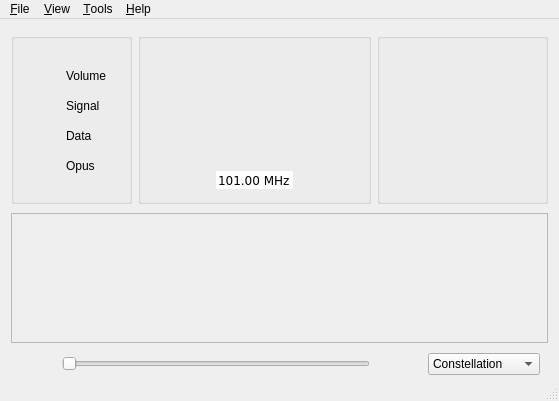
<?xml version="1.0" encoding="UTF-8"?>
<ui version="4.0">
 <class>MainWindow</class>
 <widget class="QMainWindow" name="MainWindow">
  <property name="geometry">
   <rect>
    <x>0</x>
    <y>0</y>
    <width>559</width>
    <height>401</height>
   </rect>
  </property>
  <property name="minimumSize">
   <size>
    <width>0</width>
    <height>0</height>
   </size>
  </property>
  <property name="windowTitle">
   <string>JDSCA</string>
  </property>
  <property name="windowIcon">
   <iconset resource="jdsca.qrc">
    <normaloff>:/images/radio.ico</normaloff>:/images/radio.ico</iconset>
  </property>
  <widget class="QWidget" name="centralWidget">
   <layout class="QVBoxLayout" name="verticalLayout_2">
    <property name="bottomMargin">
     <number>0</number>
    </property>
    <item>
     <widget class="QStackedWidget" name="stackedWidget">
      <property name="minimumSize">
       <size>
        <width>0</width>
        <height>0</height>
       </size>
      </property>
      <property name="currentIndex">
       <number>0</number>
      </property>
      <widget class="QWidget" name="main_page">
       <layout class="QHBoxLayout" name="horizontalLayout_3" stretch="1,0,1">
        <property name="sizeConstraint">
         <enum>QLayout::SetMinimumSize</enum>
        </property>
        <property name="leftMargin">
         <number>0</number>
        </property>
        <property name="topMargin">
         <number>0</number>
        </property>
        <property name="rightMargin">
         <number>0</number>
        </property>
        <property name="bottomMargin">
         <number>0</number>
        </property>
        <item>
         <widget class="QGroupBox" name="groupBox">
          <property name="sizePolicy">
           <sizepolicy hsizetype="Fixed" vsizetype="Fixed">
            <horstretch>0</horstretch>
            <verstretch>0</verstretch>
           </sizepolicy>
          </property>
          <property name="minimumSize">
           <size>
            <width>121</width>
            <height>171</height>
           </size>
          </property>
          <property name="title">
           <string/>
          </property>
          <widget class="QLabel" name="label_8">
           <property name="geometry">
            <rect>
             <x>55</x>
             <y>120</y>
             <width>61</width>
             <height>25</height>
            </rect>
           </property>
           <property name="minimumSize">
            <size>
             <width>0</width>
             <height>25</height>
            </size>
           </property>
           <property name="maximumSize">
            <size>
             <width>16777215</width>
             <height>25</height>
            </size>
           </property>
           <property name="text">
            <string>Opus</string>
           </property>
          </widget>
          <widget class="QLabel" name="label_7">
           <property name="geometry">
            <rect>
             <x>55</x>
             <y>90</y>
             <width>61</width>
             <height>25</height>
            </rect>
           </property>
           <property name="minimumSize">
            <size>
             <width>0</width>
             <height>25</height>
            </size>
           </property>
           <property name="maximumSize">
            <size>
             <width>16777215</width>
             <height>25</height>
            </size>
           </property>
           <property name="text">
            <string>Data</string>
           </property>
          </widget>
          <widget class="QLabel" name="label_2">
           <property name="geometry">
            <rect>
             <x>55</x>
             <y>30</y>
             <width>61</width>
             <height>25</height>
            </rect>
           </property>
           <property name="minimumSize">
            <size>
             <width>0</width>
             <height>25</height>
            </size>
           </property>
           <property name="maximumSize">
            <size>
             <width>16777215</width>
             <height>25</height>
            </size>
           </property>
           <property name="text">
            <string>Volume</string>
           </property>
          </widget>
          <widget class="QLed" name="ledopus">
           <property name="geometry">
            <rect>
             <x>23</x>
             <y>120</y>
             <width>25</width>
             <height>25</height>
            </rect>
           </property>
           <property name="minimumSize">
            <size>
             <width>25</width>
             <height>25</height>
            </size>
           </property>
           <property name="maximumSize">
            <size>
             <width>25</width>
             <height>25</height>
            </size>
           </property>
           <property name="text">
            <string/>
           </property>
           <property name="pixmap">
            <pixmap resource="jdsca.qrc">:/images/off_led.svg</pixmap>
           </property>
           <property name="scaledContents">
            <bool>true</bool>
           </property>
          </widget>
          <widget class="QLed" name="leddata">
           <property name="geometry">
            <rect>
             <x>23</x>
             <y>90</y>
             <width>25</width>
             <height>25</height>
            </rect>
           </property>
           <property name="minimumSize">
            <size>
             <width>25</width>
             <height>25</height>
            </size>
           </property>
           <property name="maximumSize">
            <size>
             <width>25</width>
             <height>25</height>
            </size>
           </property>
           <property name="text">
            <string/>
           </property>
           <property name="pixmap">
            <pixmap resource="jdsca.qrc">:/images/off_led.svg</pixmap>
           </property>
           <property name="scaledContents">
            <bool>true</bool>
           </property>
          </widget>
          <widget class="QLed" name="ledsignal">
           <property name="geometry">
            <rect>
             <x>23</x>
             <y>60</y>
             <width>25</width>
             <height>25</height>
            </rect>
           </property>
           <property name="minimumSize">
            <size>
             <width>25</width>
             <height>25</height>
            </size>
           </property>
           <property name="maximumSize">
            <size>
             <width>25</width>
             <height>25</height>
            </size>
           </property>
           <property name="text">
            <string/>
           </property>
           <property name="pixmap">
            <pixmap resource="jdsca.qrc">:/images/off_led.svg</pixmap>
           </property>
           <property name="scaledContents">
            <bool>true</bool>
           </property>
          </widget>
          <widget class="QLed" name="ledvolume">
           <property name="geometry">
            <rect>
             <x>23</x>
             <y>30</y>
             <width>25</width>
             <height>25</height>
            </rect>
           </property>
           <property name="minimumSize">
            <size>
             <width>25</width>
             <height>25</height>
            </size>
           </property>
           <property name="maximumSize">
            <size>
             <width>25</width>
             <height>25</height>
            </size>
           </property>
           <property name="text">
            <string/>
           </property>
           <property name="pixmap">
            <pixmap resource="jdsca.qrc">:/images/off_led.svg</pixmap>
           </property>
           <property name="scaledContents">
            <bool>true</bool>
           </property>
          </widget>
          <widget class="QLabel" name="label_3">
           <property name="geometry">
            <rect>
             <x>55</x>
             <y>60</y>
             <width>61</width>
             <height>25</height>
            </rect>
           </property>
           <property name="minimumSize">
            <size>
             <width>0</width>
             <height>25</height>
            </size>
           </property>
           <property name="maximumSize">
            <size>
             <width>16777215</width>
             <height>25</height>
            </size>
           </property>
           <property name="text">
            <string>Signal</string>
           </property>
          </widget>
         </widget>
        </item>
        <item>
         <widget class="QGroupBox" name="groupBox_3">
          <property name="sizePolicy">
           <sizepolicy hsizetype="Expanding" vsizetype="Fixed">
            <horstretch>0</horstretch>
            <verstretch>0</verstretch>
           </sizepolicy>
          </property>
          <property name="minimumSize">
           <size>
            <width>231</width>
            <height>171</height>
           </size>
          </property>
          <property name="title">
           <string/>
          </property>
          <layout class="QVBoxLayout" name="verticalLayout" stretch="10,0">
           <item>
            <widget class="QLabel" name="label_rds">
             <property name="font">
              <font>
               <family>Verdana</family>
               <weight>50</weight>
               <bold>false</bold>
              </font>
             </property>
             <property name="text">
              <string>&lt;html&gt;&lt;head/&gt;&lt;body&gt;&lt;p&gt;&lt;span style=&quot; font-size:12pt;&quot;&gt;&lt;br/&gt;&lt;/span&gt;&lt;/p&gt;&lt;/body&gt;&lt;/html&gt;</string>
             </property>
             <property name="textFormat">
              <enum>Qt::RichText</enum>
             </property>
             <property name="scaledContents">
              <bool>true</bool>
             </property>
             <property name="alignment">
              <set>Qt::AlignCenter</set>
             </property>
             <property name="wordWrap">
              <bool>true</bool>
             </property>
            </widget>
           </item>
           <item>
            <layout class="QHBoxLayout" name="horizontalLayout_4" stretch="0,0,0">
             <item>
              <spacer name="horizontalSpacer_5">
               <property name="orientation">
                <enum>Qt::Horizontal</enum>
               </property>
               <property name="sizeHint" stdset="0">
                <size>
                 <width>40</width>
                 <height>20</height>
                </size>
               </property>
              </spacer>
             </item>
             <item>
              <widget class="QDoubleSpinBox" name="doubleSpinBox_rtl_freq">
               <property name="font">
                <font>
                 <family>Verdana</family>
                 <weight>50</weight>
                 <bold>false</bold>
                </font>
               </property>
               <property name="frame">
                <bool>false</bool>
               </property>
               <property name="alignment">
                <set>Qt::AlignCenter</set>
               </property>
               <property name="buttonSymbols">
                <enum>QAbstractSpinBox::NoButtons</enum>
               </property>
               <property name="suffix">
                <string> MHz</string>
               </property>
               <property name="minimum">
                <double>87.000000000000000</double>
               </property>
               <property name="maximum">
                <double>108.000000000000000</double>
               </property>
               <property name="singleStep">
                <double>0.010000000000000</double>
               </property>
               <property name="value">
                <double>101.000000000000000</double>
               </property>
              </widget>
             </item>
             <item>
              <spacer name="horizontalSpacer_6">
               <property name="orientation">
                <enum>Qt::Horizontal</enum>
               </property>
               <property name="sizeHint" stdset="0">
                <size>
                 <width>40</width>
                 <height>20</height>
                </size>
               </property>
              </spacer>
             </item>
            </layout>
           </item>
          </layout>
         </widget>
        </item>
        <item>
         <widget class="QGroupBox" name="groupBox_scatterplot">
          <property name="sizePolicy">
           <sizepolicy hsizetype="Fixed" vsizetype="Fixed">
            <horstretch>0</horstretch>
            <verstretch>0</verstretch>
           </sizepolicy>
          </property>
          <property name="minimumSize">
           <size>
            <width>171</width>
            <height>171</height>
           </size>
          </property>
          <property name="title">
           <string/>
          </property>
          <widget class="QScatterPlot" name="scatterplot" native="true">
           <property name="geometry">
            <rect>
             <x>10</x>
             <y>10</y>
             <width>150</width>
             <height>150</height>
            </rect>
           </property>
           <property name="minimumSize">
            <size>
             <width>150</width>
             <height>150</height>
            </size>
           </property>
           <property name="maximumSize">
            <size>
             <width>150</width>
             <height>150</height>
            </size>
           </property>
          </widget>
         </widget>
        </item>
       </layout>
      </widget>
      <widget class="QWidget" name="test_page">
       <widget class="Console" name="console" native="true">
        <property name="geometry">
         <rect>
          <x>10</x>
          <y>10</y>
          <width>421</width>
          <height>121</height>
         </rect>
        </property>
       </widget>
      </widget>
     </widget>
    </item>
    <item>
     <widget class="QFrame" name="frame_spectrum">
      <property name="minimumSize">
       <size>
        <width>0</width>
        <height>130</height>
       </size>
      </property>
      <property name="frameShape">
       <enum>QFrame::StyledPanel</enum>
      </property>
      <property name="frameShadow">
       <enum>QFrame::Plain</enum>
      </property>
      <layout class="QHBoxLayout" name="horizontalLayout">
       <property name="leftMargin">
        <number>0</number>
       </property>
       <property name="topMargin">
        <number>0</number>
       </property>
       <property name="rightMargin">
        <number>0</number>
       </property>
       <property name="bottomMargin">
        <number>0</number>
       </property>
       <item>
        <widget class="QSpectrumDisplay" name="spectrumdisplay" native="true">
         <property name="minimumSize">
          <size>
           <width>130</width>
           <height>0</height>
          </size>
         </property>
         <property name="maximumSize">
          <size>
           <width>16777215</width>
           <height>100000</height>
          </size>
         </property>
        </widget>
       </item>
      </layout>
     </widget>
    </item>
    <item>
     <widget class="QWidget" name="widget_bar" native="true">
      <property name="minimumSize">
       <size>
        <width>400</width>
        <height>30</height>
       </size>
      </property>
      <property name="maximumSize">
       <size>
        <width>16777215</width>
        <height>30</height>
       </size>
      </property>
      <layout class="QHBoxLayout" name="horizontalLayout_2" stretch="10,60,10,0,0,0">
       <property name="spacing">
        <number>7</number>
       </property>
       <property name="leftMargin">
        <number>0</number>
       </property>
       <property name="topMargin">
        <number>0</number>
       </property>
       <property name="rightMargin">
        <number>0</number>
       </property>
       <property name="bottomMargin">
        <number>0</number>
       </property>
       <item>
        <spacer name="horizontalSpacer">
         <property name="orientation">
          <enum>Qt::Horizontal</enum>
         </property>
         <property name="sizeHint" stdset="0">
          <size>
           <width>20</width>
           <height>20</height>
          </size>
         </property>
        </spacer>
       </item>
       <item>
        <widget class="QSlider" name="horizontalSlider_bw">
         <property name="minimum">
          <number>10000</number>
         </property>
         <property name="maximum">
          <number>96000</number>
         </property>
         <property name="orientation">
          <enum>Qt::Horizontal</enum>
         </property>
        </widget>
       </item>
       <item>
        <spacer name="horizontalSpacer_3">
         <property name="orientation">
          <enum>Qt::Horizontal</enum>
         </property>
         <property name="sizeHint" stdset="0">
          <size>
           <width>20</width>
           <height>20</height>
          </size>
         </property>
        </spacer>
       </item>
       <item>
        <widget class="QComboBox" name="comboBoxdisplay">
         <property name="currentIndex">
          <number>0</number>
         </property>
         <item>
          <property name="text">
           <string>Constellation</string>
          </property>
         </item>
         <item>
          <property name="text">
           <string>Constellation 8</string>
          </property>
         </item>
         <item>
          <property name="text">
           <string>Symbol phase</string>
          </property>
         </item>
        </widget>
       </item>
       <item>
        <spacer name="horizontalSpacer_4">
         <property name="orientation">
          <enum>Qt::Horizontal</enum>
         </property>
         <property name="sizeType">
          <enum>QSizePolicy::Fixed</enum>
         </property>
         <property name="sizeHint" stdset="0">
          <size>
           <width>8</width>
           <height>20</height>
          </size>
         </property>
        </spacer>
       </item>
       <item>
        <spacer name="horizontalSpacer_2">
         <property name="orientation">
          <enum>Qt::Horizontal</enum>
         </property>
         <property name="sizeHint" stdset="0">
          <size>
           <width>0</width>
           <height>20</height>
          </size>
         </property>
        </spacer>
       </item>
      </layout>
     </widget>
    </item>
   </layout>
  </widget>
  <widget class="QMenuBar" name="menuBar">
   <property name="geometry">
    <rect>
     <x>0</x>
     <y>0</y>
     <width>559</width>
     <height>23</height>
    </rect>
   </property>
   <widget class="QMenu" name="menu_File">
    <property name="title">
     <string>&amp;File</string>
    </property>
    <addaction name="action_Exit"/>
   </widget>
   <widget class="QMenu" name="menuHelp">
    <property name="title">
     <string>&amp;Help</string>
    </property>
    <addaction name="action_About"/>
    <addaction name="actionAbout_Qt"/>
   </widget>
   <widget class="QMenu" name="menu_Tools">
    <property name="title">
     <string>&amp;Tools</string>
    </property>
    <addaction name="action_Settings"/>
   </widget>
   <widget class="QMenu" name="menuView">
    <property name="title">
     <string>&amp;View</string>
    </property>
    <addaction name="actionSpectrum"/>
    <addaction name="actionConstellation"/>
   </widget>
   <addaction name="menu_File"/>
   <addaction name="menuView"/>
   <addaction name="menu_Tools"/>
   <addaction name="menuHelp"/>
  </widget>
  <widget class="QStatusBar" name="statusBar"/>
  <action name="action_Exit">
   <property name="icon">
    <iconset resource="jdsca.qrc">
     <normaloff>:/images/application-exit.png</normaloff>:/images/application-exit.png</iconset>
   </property>
   <property name="text">
    <string>&amp;Exit</string>
   </property>
  </action>
  <action name="action_About">
   <property name="icon">
    <iconset resource="jdsca.qrc">
     <normaloff>:/images/radio.ico</normaloff>:/images/radio.ico</iconset>
   </property>
   <property name="text">
    <string>&amp;About</string>
   </property>
  </action>
  <action name="action_Settings">
   <property name="icon">
    <iconset resource="jdsca.qrc">
     <normaloff>:/images/settings.png</normaloff>:/images/settings.png</iconset>
   </property>
   <property name="text">
    <string>&amp;Settings</string>
   </property>
   <property name="toolTip">
    <string>Open settings dialog</string>
   </property>
  </action>
  <action name="actionSpectrum">
   <property name="icon">
    <iconset resource="jdsca.qrc">
     <normaloff>:/images/spectrum.png</normaloff>:/images/spectrum.png</iconset>
   </property>
   <property name="text">
    <string>&amp;Spectrum</string>
   </property>
  </action>
  <action name="actionAbout_Qt">
   <property name="icon">
    <iconset resource="jdsca.qrc">
     <normaloff>:/images/Qt_logo_2016.svg</normaloff>:/images/Qt_logo_2016.svg</iconset>
   </property>
   <property name="text">
    <string>About &amp;Qt</string>
   </property>
  </action>
  <action name="actionConstellation">
   <property name="icon">
    <iconset resource="jdsca.qrc">
     <normaloff>:/images/constellation.png</normaloff>:/images/constellation.png</iconset>
   </property>
   <property name="text">
    <string>Constellation</string>
   </property>
  </action>
 </widget>
 <layoutdefault spacing="6" margin="11"/>
 <customwidgets>
  <customwidget>
   <class>Console</class>
   <extends>QWidget</extends>
   <header>gui_classes/console.h</header>
   <container>1</container>
  </customwidget>
  <customwidget>
   <class>QScatterPlot</class>
   <extends>QWidget</extends>
   <header>gui_classes/qscatterplot.h</header>
   <container>1</container>
  </customwidget>
  <customwidget>
   <class>QSpectrumDisplay</class>
   <extends>QWidget</extends>
   <header>gui_classes/qspectrumdisplay.h</header>
   <container>1</container>
  </customwidget>
  <customwidget>
   <class>QLed</class>
   <extends>QLabel</extends>
   <header>gui_classes/qled.h</header>
  </customwidget>
 </customwidgets>
 <resources>
  <include location="jdsca.qrc"/>
 </resources>
 <connections>
  <connection>
   <sender>action_Exit</sender>
   <signal>triggered()</signal>
   <receiver>MainWindow</receiver>
   <slot>close()</slot>
   <hints>
    <hint type="sourcelabel">
     <x>-1</x>
     <y>-1</y>
    </hint>
    <hint type="destinationlabel">
     <x>428</x>
     <y>243</y>
    </hint>
   </hints>
  </connection>
 </connections>
</ui>
